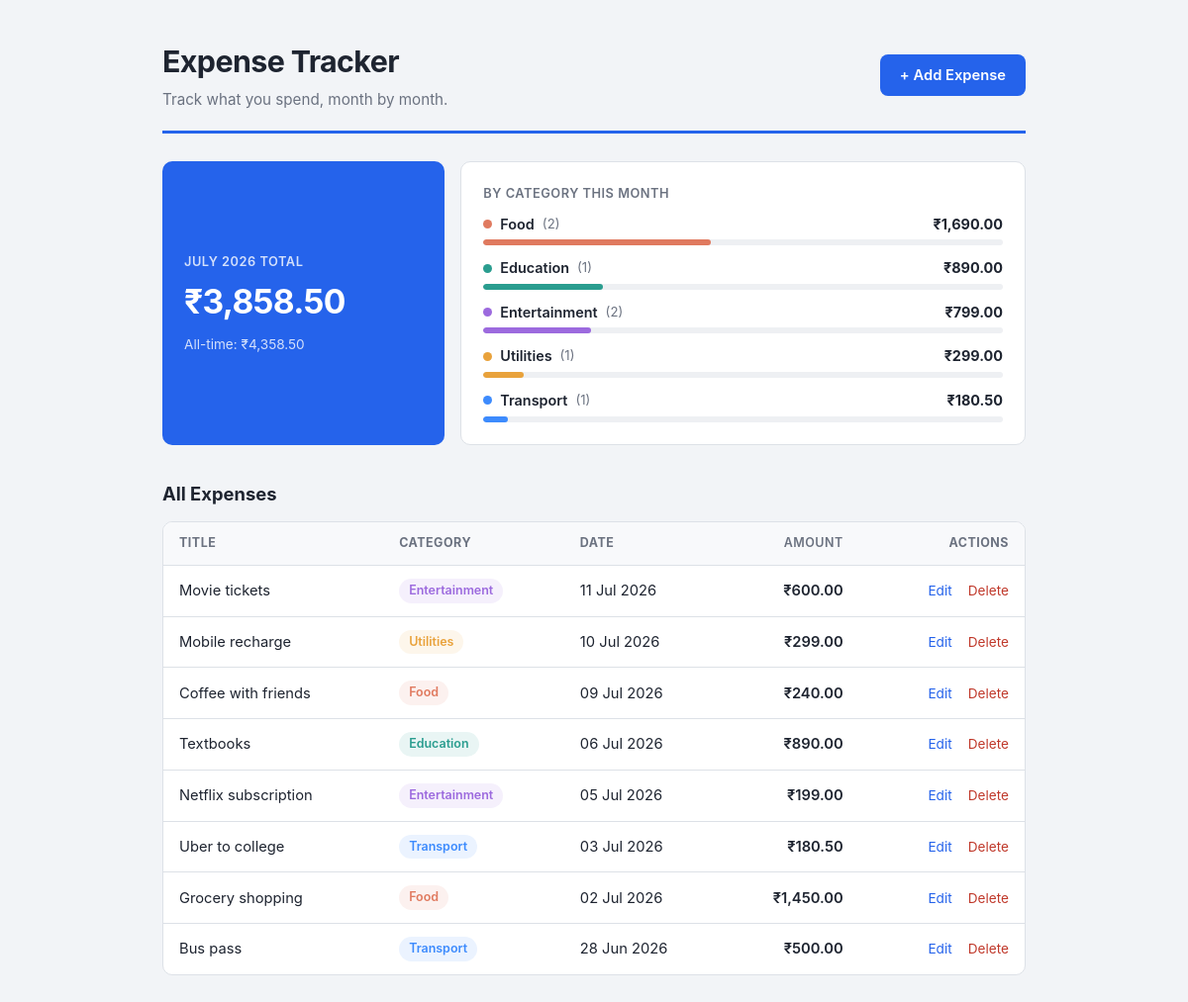
The page / on the database its author committed.
### tables this page shows
CREATE TABLE IF NOT EXISTS expenses (
    id INT AUTO_INCREMENT PRIMARY KEY,
    title VARCHAR(150) NOT NULL,
    amount DECIMAL(10,2) NOT NULL,
    category VARCHAR(50) NOT NULL,
    date DATE NOT NULL,
    created_at TIMESTAMP DEFAULT CURRENT_TIMESTAMP
);

### index.php (the view, shortened to what this page needs)
<?php
require_once 'config.php';
$stmt = $pdo->query("SELECT * FROM expenses ORDER BY date DESC, id DESC");
$expenses = $stmt->fetchAll();
$stmt = $pdo->prepare(
    "SELECT COALESCE(SUM(amount), 0) AS total
     FROM expenses
     WHERE YEAR(date) = YEAR(CURDATE()) AND MONTH(date) = MONTH(CURDATE())"
);
$stmt->execute();
$monthTotal = $stmt->fetch()['total'];
$stmt = $pdo->prepare(
    "SELECT category, SUM(amount) AS total, COUNT(*) AS count
     FROM expenses
     WHERE YEAR(date) = YEAR(CURDATE()) AND MONTH(date) = MONTH(CURDATE())
     GROUP BY category
     ORDER BY total DESC"
);
$stmt->execute();
$byCategory = $stmt->fetchAll();
$allTimeTotal = $pdo->query("SELECT COALESCE(SUM(amount),0) AS t FROM expenses")->fetch()['t'];
$monthName = date('F Y');
function money($n) {
    return '₹' . number_format((float)$n, 2);
}
$categoryColors = [
    'Food'          => '#e07a5f',
    'Transport'     => '#3d8bfd',
    'Entertainment' => '#9c6ade',
    'Education'     => '#2a9d8f',
    'Utilities'     => '#e9a23b',
    'Health'        => '#e63946',
    'Shopping'      => '#457b9d',
    'Other'         => '#6b7280',
];
function catColor($cat, $map) {
    return $map[$cat] ?? '#6b7280';
}
?>
<!DOCTYPE html>
<html lang="en">
<head>
<link rel="stylesheet" href="css/style.css?v=2">
</head>
<body>
<div class="page">
    <header class="page-header">
        <div>
            <h1>Expense Tracker</h1>
            <p class="subtitle">Track what you spend, month by month.</p>
        </div>
        <a href="add.php" class="btn btn-primary">+ Add Expense</a>
    </header>
    <section class="summary-grid">
        <div class="summary-card summary-card-main">
            <span class="summary-label"><?= htmlspecialchars($monthName) ?> total</span>
            <span class="summary-value"><?= money($monthTotal) ?></span>
            <span class="summary-sub">All-time: <?= money($allTimeTotal) ?></span>
        </div>
        <div class="summary-card summary-card-breakdown">
            <span class="summary-label">By category this month</span>
            <?php if (empty($byCategory)): ?>
                <p class="empty-note">No expenses logged this month yet.</p>
            <?php else: ?>
                <ul class="category-list">
                    <?php foreach ($byCategory as $row): ?>
                        <?php $pct = $monthTotal > 0 ? ($row['total'] / $monthTotal) * 100 : 0; ?>
                        <li>
                            <div class="category-row">
                                <span class="category-dot" style="background:<?= catColor($row['category'], $categoryColors) ?>"></span>
                                <span class="category-name"><?= htmlspecialchars($row['category']) ?></span>
                                <span class="category-count">(<?= (int)$row['count'] ?>)</span>
                                <span class="category-amount"><?= money($row['total']) ?></span>
                            </div>
                            <div class="bar-track">
                                <div class="bar-fill" style="width:<?= $pct ?>%; background:<?= catColor($row['category'], $categoryColors) ?>"></div>
                            </div>
                        </li>
                    <?php endforeach; ?>
                </ul>
            <?php endif; ?>
        </div>
    </section>
    <section class="table-section">
        <h2>All Expenses</h2>
        <?php if (empty($expenses)): ?>
            <div class="empty-state">
                <p>No expenses yet.</p>
                <a href="add.php" class="btn btn-primary">Add your first expense</a>
            </div>
        <?php else: ?>
            <div class="table-wrap">
                <table>
                    <thead>
                        <tr>
                            <th>Title</th>
                            <th>Category</th>
                            <th>Date</th>
                            <th class="num">Amount</th>
                            <th class="actions">Actions</th>
                        </tr>
                    </thead>
                    <tbody>
                        <?php foreach ($expenses as $exp): ?>
                            <tr>
                                <td><?= htmlspecialchars($exp['title']) ?></td>
                                <td>
                                    <span class="chip" style="background:<?= catColor($exp['category'], $categoryColors) ?>1a; color:<?= catColor($exp['category'], $categoryColors) ?>">
                                        <?= htmlspecialchars($exp['category']) ?>
                                    </span>
                                </td>
                                <td><?= date('d M Y', strtotime($exp['date'])) ?></td>
                                <td class="num"><?= money($exp['amount']) ?></td>
                                <td class="actions">
                                    <a href="edit.php?id=<?= (int)$exp['id'] ?>" class="link-edit">Edit</a>
                                    <form action="delete.php" method="POST" class="inline-form"
                                          onsubmit="return confirm('Delete &quot;<?= htmlspecialchars(addslashes($exp['title'])) ?>&quot;?');">
                                        <button type="submit" class="link-delete">Delete</button>
                                    </form>
                                </td>
                            </tr>
                        <?php endforeach; ?>
                    </tbody>
                </table>
            </div>
        <?php endif; ?>
    </section>
</div>
</body>
</html>

### css/style.css (style rules this page uses)
:root { --bg: #f2f4f7; --card: #ffffff; --border: #dde1e7; --text: #1e2430; --text-muted: #6b7280; --accent: #2563eb; --accent-dark: #1d4ed8; --success-bg: #e6f4ea; --success-text: #1e7a3c; --error-bg: #fdecec; --error-text: #c0392b; --radius: 10px; }
* { box-sizing: border-box; }
body { margin: 0; font-family: -apple-system, BlinkMacSystemFont, "Segoe UI", Roboto, Helvetica, Arial, sans-serif; background: var(--bg); color: var(--text); line-height: 1.5; }
.page { max-width: 920px; margin: 0 auto; padding: 40px 24px 80px; }
.page-header { display: flex; align-items: center; justify-content: space-between; gap: 16px; margin-bottom: 28px; padding-bottom: 20px; border-bottom: 3px solid var(--accent); }
h1 { font-size: 1.9rem; margin: 0 0 4px; letter-spacing: -0.02em; }
.subtitle { color: var(--text-muted); margin: 0; font-size: 0.95rem; }
.btn { display: inline-flex; align-items: center; justify-content: center; padding: 10px 20px; border-radius: 8px; font-size: 0.92rem; font-weight: 600; text-decoration: none; border: none; cursor: pointer; white-space: nowrap; }
.btn-primary { background: var(--accent); color: #fff; }
.summary-grid { display: grid; grid-template-columns: minmax(200px, 1fr) 2fr; gap: 16px; margin-bottom: 36px; }
.summary-card { background: var(--card); border: 1px solid var(--border); border-radius: var(--radius); padding: 22px; }
.summary-card-main { display: flex; flex-direction: column; justify-content: center; background: var(--accent); color: #fff; border: none; }
.summary-card-main .summary-label { color: rgba(255,255,255,0.8); }
.summary-card-main .summary-value { color: #fff; }
.summary-card-main .summary-sub { color: rgba(255,255,255,0.8); }
.summary-label { display: block; font-size: 0.8rem; color: var(--text-muted); margin-bottom: 6px; text-transform: uppercase; letter-spacing: 0.04em; font-weight: 600; }
.summary-value { display: block; font-size: 2.1rem; font-weight: 700; letter-spacing: -0.02em; }
.summary-sub { display: block; margin-top: 8px; font-size: 0.85rem; color: var(--text-muted); }
.category-list { list-style: none; margin: 10px 0 0; padding: 0; }
.category-list li { margin-bottom: 12px; }
.category-list li:last-child { margin-bottom: 0; }
.category-row { display: flex; align-items: center; gap: 8px; margin-bottom: 5px; font-size: 0.9rem; }
.category-dot { width: 9px; height: 9px; border-radius: 50%; flex-shrink: 0; }
.category-name { font-weight: 600; }
.category-count { color: var(--text-muted); font-size: 0.82rem; }
.category-amount { margin-left: auto; font-weight: 700; }
.bar-track { height: 6px; background: #eef0f3; border-radius: 4px; overflow: hidden; }
.bar-fill { height: 100%; border-radius: 4px; }
.table-section h2 { font-size: 1.15rem; margin-bottom: 14px; }
.table-wrap { background: var(--card); border: 1px solid var(--border); border-radius: var(--radius); overflow: hidden; }
table { width: 100%; border-collapse: collapse; }
thead th { text-align: left; font-size: 0.78rem; text-transform: uppercase; letter-spacing: 0.04em; color: var(--text-muted); padding: 12px 16px; border-bottom: 1px solid var(--border); background: #f8f9fb; }
tbody td { padding: 13px 16px; border-bottom: 1px solid var(--border); font-size: 0.92rem; }
tbody tr:last-child td { border-bottom: none; }
.num { text-align: right; font-weight: 600; }
th.num { text-align: right; }
.actions { text-align: right; white-space: nowrap; }
th.actions { text-align: right; }
.chip { display: inline-block; padding: 3px 10px; border-radius: 999px; font-size: 0.78rem; font-weight: 600; }
.inline-form { display: inline; }
.link-edit, .link-delete { background: none; border: none; font-size: 0.85rem; cursor: pointer; text-decoration: none; padding: 0; margin-left: 12px; font-family: inherit; }
.link-edit { color: var(--accent); }
.link-delete { color: var(--error-text); }

### rows shown on the page
expenses: title "Movie tickets", category "Entertainment", date "11 Jul 2026", amount "₹600.00"
expenses: title "Mobile recharge", category "Utilities", date "10 Jul 2026", amount "₹299.00"
expenses: title "Coffee with friends", category "Food", date "09 Jul 2026", amount "₹240.00"
expenses: title "Textbooks", category "Education", date "06 Jul 2026", amount "₹890.00"
expenses: title "Netflix subscription", category "Entertainment", date "05 Jul 2026", amount "₹199.00"
expenses: title "Uber to college", category "Transport", date "03 Jul 2026", amount "₹180.50"
expenses: title "Grocery shopping", category "Food", date "02 Jul 2026", amount "₹1,450.00"
expenses: title "Bus pass", category "Transport", date "28 Jun 2026", amount "₹500.00"

### other values the page prints
money($monthTotal) "₹3,858.50"
money($allTimeTotal) "₹4,358.50"
$row['category'] "Food"
$row['count'] "2"
money($row['total']) "₹1,690.00"
$row['category'] "Education"
$row['count'] "1"
money($row['total']) "₹890.00"
$row['category'] "Entertainment"
money($row['total']) "₹799.00"
$row['category'] "Utilities"
money($row['total']) "₹299.00"
$row['category'] "Transport"
money($row['total']) "₹180.50"
